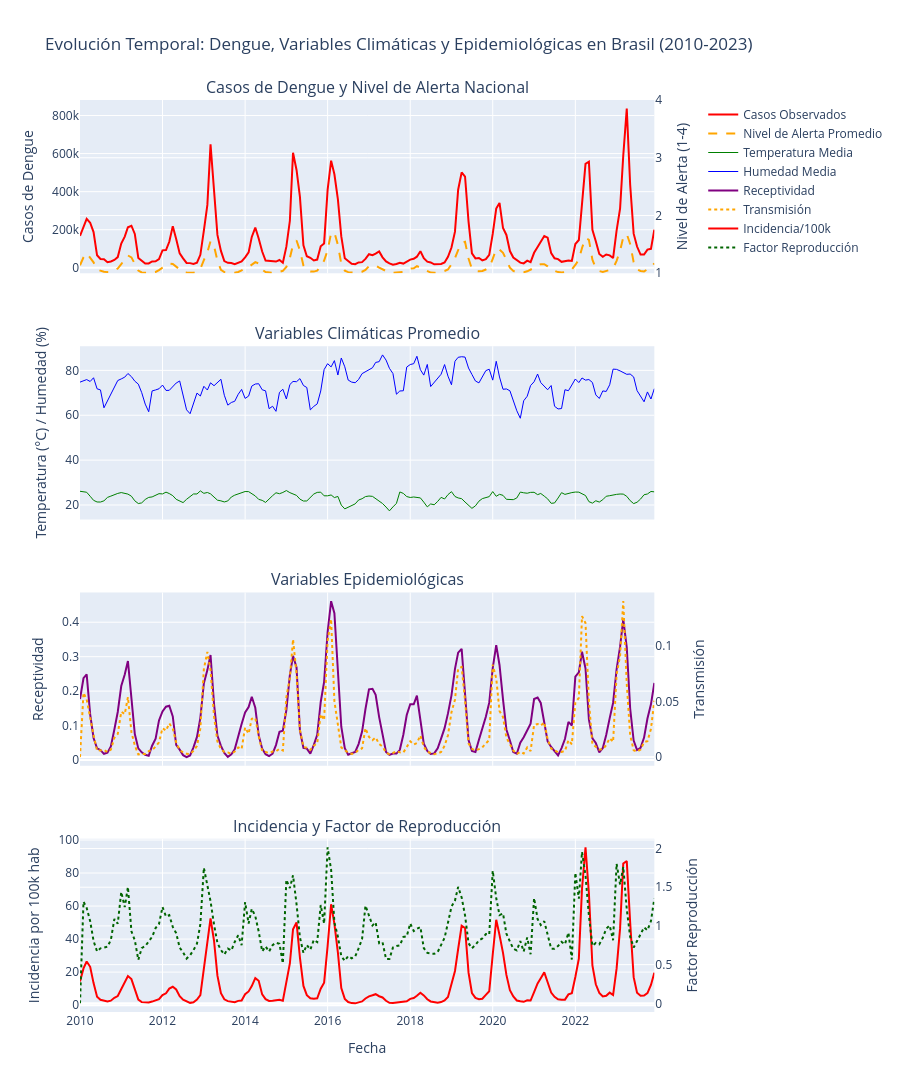

The notebook cell saved with this chart:
### Markdown cell above
## 3. Análisis Temporal: Búsqueda de Patrones Epidemiológicos

### 🔄 Exploración de patrones temporales en la transmisión del dengue

### Code cell
# Agregación temporal nacional para el período EDA (2010-2023)
nacional_temporal = df_eda.groupby(['year', 'month']).agg({
    'casos_dengue': 'sum',
    'nivel_alerta': 'mean',
    'temperatura_media': 'mean',
    'humedad_media': 'mean',
    'incidencia_100k': 'mean',
    'factor_reproduccion': 'mean',
    'poblacion': 'sum',
    'receptividad': 'mean',
    'transmision': 'mean'
}).reset_index()

nacional_temporal['date'] = pd.to_datetime(
    nacional_temporal[['year', 'month']].assign(day=1)
)

# Importar la función correcta para ejes secundarios
from plotly.subplots import make_subplots

# Visualización de serie temporal completa con eje secundario
fig = make_subplots(
    rows=4, cols=1,
    subplot_titles=('Casos de Dengue y Nivel de Alerta Nacional', 
                   'Variables Climáticas Promedio', 
                   'Variables Epidemiológicas',
                   'Incidencia y Factor de Reproducción'),
    shared_xaxes=True,
    vertical_spacing=0.08,
    specs=[[{"secondary_y": True}], 
           [{"secondary_y": False}], 
           [{"secondary_y": True}],
           [{"secondary_y": True}]]
)

# Casos observados (eje izquierdo)
fig.add_trace(
    go.Scatter(
        x=nacional_temporal['date'],
        y=nacional_temporal['casos_dengue'],
        mode='lines',
        name='Casos Observados',
        line=dict(color='red', width=2)
    ),
    row=1, col=1, secondary_y=False
)

# Nivel de alerta promedio (eje derecho)
fig.add_trace(
    go.Scatter(
        x=nacional_temporal['date'],
        y=nacional_temporal['nivel_alerta'],
        mode='lines',
        name='Nivel de Alerta Promedio',
        line=dict(color='orange', width=2, dash='dash')
    ),
    row=1, col=1, secondary_y=True
)

# Variables climáticas
fig.add_trace(
    go.Scatter(
        x=nacional_temporal['date'],
        y=nacional_temporal['temperatura_media'],
        mode='lines',
        name='Temperatura Media',
        line=dict(color='green', width=1)
    ),
    row=2, col=1
)

fig.add_trace(
    go.Scatter(
        x=nacional_temporal['date'],
        y=nacional_temporal['humedad_media'],
        mode='lines',
        name='Humedad Media',
        line=dict(color='blue', width=1)
    ),
    row=2, col=1
)

# Variables epidemiológicas (eje izquierdo)
fig.add_trace(
    go.Scatter(
        x=nacional_temporal['date'],
        y=nacional_temporal['receptividad'],
        mode='lines',
        name='Receptividad',
        line=dict(color='purple', width=2)
    ),
    row=3, col=1, secondary_y=False
)

# Transmisión (eje derecho)
fig.add_trace(
    go.Scatter(
        x=nacional_temporal['date'],
        y=nacional_temporal['transmision'],
        mode='lines',
        name='Transmisión',
        line=dict(color='orange', width=2, dash='dot')
    ),
    row=3, col=1, secondary_y=True
)

# Incidencia (eje izquierdo)
fig.add_trace(
    go.Scatter(
        x=nacional_temporal['date'],
        y=nacional_temporal['incidencia_100k'],
        mode='lines',
        name='Incidencia/100k',
        line=dict(color='red', width=2)
    ),
    row=4, col=1, secondary_y=False
)

# Factor de reproducción (eje derecho)
fig.add_trace(
    go.Scatter(
        x=nacional_temporal['date'],
        y=nacional_temporal['factor_reproduccion'],
        mode='lines',
        name='Factor Reproducción',
        line=dict(color='darkgreen', width=2, dash='dot')
    ),
    row=4, col=1, secondary_y=True
)

# Configurar ejes Y correctamente
fig.update_yaxes(title_text="Casos de Dengue", row=1, col=1, secondary_y=False)
fig.update_yaxes(title_text="Nivel de Alerta (1-4)", row=1, col=1, secondary_y=True, 
                 range=[1, 4])

# Añadir títulos a los otros ejes
fig.update_yaxes(title_text="Temperatura (°C) / Humedad (%)", row=2, col=1)
fig.update_yaxes(title_text="Receptividad", row=3, col=1, secondary_y=False)
fig.update_yaxes(title_text="Transmisión", row=3, col=1, secondary_y=True)
fig.update_yaxes(title_text="Incidencia por 100k hab", row=4, col=1, secondary_y=False)
fig.update_yaxes(title_text="Factor Reproducción", row=4, col=1, secondary_y=True)
fig.update_xaxes(title_text="Fecha", row=4, col=1)

fig.update_layout(
    title='Evolución Temporal: Dengue, Variables Climáticas y Epidemiológicas en Brasil (2010-2023)',
    height=1200,
    showlegend=True
)

fig.show()

### Figure 1 — Plotly figure (JSON) as saved in the notebook; plotly's stock layout.template omitted (floating-point values rounded to 4 significant figures; data arrays with more than 128 entries replaced by an {"elided": "..."} marker saying what was removed)
{"data": [{"line": {"color": "red", "width": 2}, "mode": "lines", "name": "Casos Observados", "type": "scatter", "x": {"elided": "168 str values"}, "xaxis": "x", "y": {"elided": "168 int values"}, "yaxis": "y"}, {"line": {"color": "orange", "dash": "dash", "width": 2}, "mode": "lines", "name": "Nivel de Alerta Promedio", "type": "scatter", "x": {"elided": "168 str values"}, "xaxis": "x", "y": {"elided": "168 float values"}, "yaxis": "y2"}, {"line": {"color": "green", "width": 1}, "mode": "lines", "name": "Temperatura Media", "type": "scatter", "x": {"elided": "168 str values"}, "xaxis": "x2", "y": {"elided": "168 float values"}, "yaxis": "y3"}, {"line": {"color": "blue", "width": 1}, "mode": "lines", "name": "Humedad Media", "type": "scatter", "x": {"elided": "168 str values"}, "xaxis": "x2", "y": {"elided": "168 float values"}, "yaxis": "y3"}, {"line": {"color": "purple", "width": 2}, "mode": "lines", "name": "Receptividad", "type": "scatter", "x": {"elided": "168 str values"}, "xaxis": "x3", "y": {"elided": "168 float values"}, "yaxis": "y4"}, {"line": {"color": "orange", "dash": "dot", "width": 2}, "mode": "lines", "name": "Transmisión", "type": "scatter", "x": {"elided": "168 str values"}, "xaxis": "x3", "y": {"elided": "168 float values"}, "yaxis": "y5"}, {"line": {"color": "red", "width": 2}, "mode": "lines", "name": "Incidencia/100k", "type": "scatter", "x": {"elided": "168 str values"}, "xaxis": "x4", "y": {"elided": "168 float values"}, "yaxis": "y6"}, {"line": {"color": "darkgreen", "dash": "dot", "width": 2}, "mode": "lines", "name": "Factor Reproducción", "type": "scatter", "x": {"elided": "168 str values"}, "xaxis": "x4", "y": {"elided": "168 float values"}, "yaxis": "y7"}], "layout": {"annotations": [{"font": {"size": 16}, "showarrow": false, "text": "Casos de Dengue y Nivel de Alerta Nacional", "x": 0.47, "xanchor": "center", "xref": "paper", "y": 1, "yanchor": "bottom", "yref": "paper"}, {"font": {"size": 16}, "showarrow": false, "text": "Variables Climáticas Promedio", "x": 0.47, "xanchor": "center", "xref": "paper", "y": 0.73, "yanchor": "bottom", "yref": "paper"}, {"font": {"size": 16}, "showarrow": false, "text": "Variables Epidemiológicas", "x": 0.47, "xanchor": "center", "xref": "paper", "y": 0.46, "yanchor": "bottom", "yref": "paper"}, {"font": {"size": 16}, "showarrow": false, "text": "Incidencia y Factor de Reproducción", "x": 0.47, "xanchor": "center", "xref": "paper", "y": 0.19, "yanchor": "bottom", "yref": "paper"}], "height": 1200, "showlegend": true, "title": {"text": "Evolución Temporal: Dengue, Variables Climáticas y Epidemiológicas en Brasil (2010-2023)"}, "xaxis": {"anchor": "y", "domain": [0, 0.94], "matches": "x4", "showticklabels": false}, "xaxis2": {"anchor": "y3", "domain": [0, 0.94], "matches": "x4", "showticklabels": false}, "xaxis3": {"anchor": "y4", "domain": [0, 0.94], "matches": "x4", "showticklabels": false}, "xaxis4": {"anchor": "y6", "domain": [0, 0.94], "title": {"text": "Fecha"}}, "yaxis": {"anchor": "x", "domain": [0.81, 1], "title": {"text": "Casos de Dengue"}}, "yaxis2": {"anchor": "x", "overlaying": "y", "range": [1, 4], "side": "right", "title": {"text": "Nivel de Alerta (1-4)"}}, "yaxis3": {"anchor": "x2", "domain": [0.54, 0.73], "title": {"text": "Temperatura (°C) / Humedad (%)"}}, "yaxis4": {"anchor": "x3", "domain": [0.27, 0.46], "title": {"text": "Receptividad"}}, "yaxis5": {"anchor": "x3", "overlaying": "y4", "side": "right", "title": {"text": "Transmisión"}}, "yaxis6": {"anchor": "x4", "domain": [0, 0.19], "title": {"text": "Incidencia por 100k hab"}}, "yaxis7": {"anchor": "x4", "overlaying": "y6", "side": "right", "title": {"text": "Factor Reproducción"}}}}
